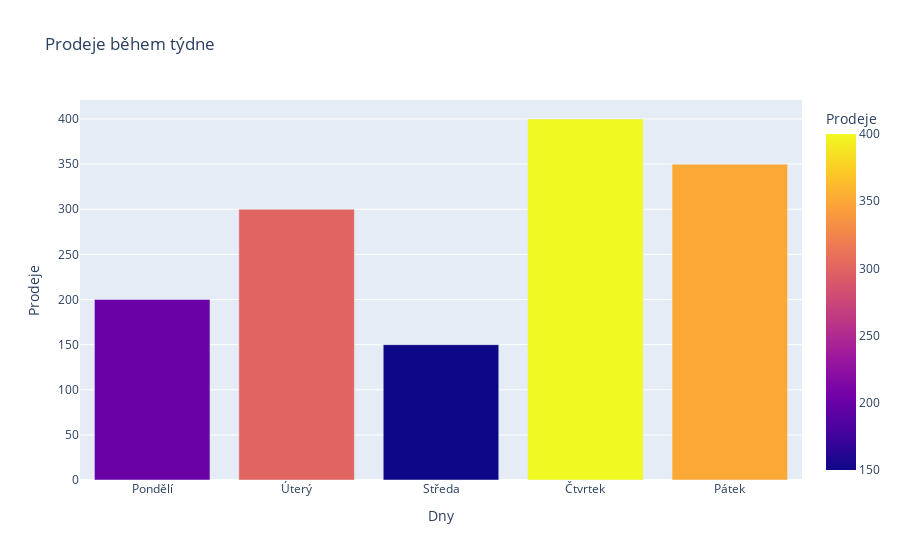

Write notebook code for a chart like this one.
### Code cell
import plotly.express as px
import pandas as pd

# Vytvoření ukázkového datasetu
data = pd.DataFrame({
    "Dny": ["Pondělí", "Úterý", "Středa", "Čtvrtek", "Pátek"],
    "Prodeje": [200, 300, 150, 400, 350]
})

# Vytvoření interaktivního sloupcového grafu
fig = px.bar(data, x="Dny", y="Prodeje", title="Prodeje během týdne", color="Prodeje")

# Zobrazení grafu
fig.show()

### Figure 1 — Plotly figure (JSON) as saved in the notebook; plotly's stock layout.template omitted (floating-point values rounded to 4 significant figures)
{"data": [{"hovertemplate": "Dny=%{x}<br>Prodeje=%{marker.color}<extra></extra>", "legendgroup": "", "marker": {"color": [200, 300, 150, 400, 350], "coloraxis": "coloraxis", "pattern": {"shape": ""}}, "name": "", "orientation": "v", "showlegend": false, "textposition": "auto", "type": "bar", "x": ["Pondělí", "Úterý", "Středa", "Čtvrtek", "Pátek"], "xaxis": "x", "y": [200, 300, 150, 400, 350], "yaxis": "y"}], "layout": {"barmode": "relative", "coloraxis": {"colorbar": {"title": {"text": "Prodeje"}}, "colorscale": [[0, "#0d0887"], [0.1111, "#46039f"], [0.2222, "#7201a8"], [0.3333, "#9c179e"], [0.4444, "#bd3786"], [0.5556, "#d8576b"], [0.6667, "#ed7953"], [0.7778, "#fb9f3a"], [0.8889, "#fdca26"], [1, "#f0f921"]]}, "legend": {"tracegroupgap": 0}, "title": {"text": "Prodeje během týdne"}, "xaxis": {"anchor": "y", "domain": [0, 1], "title": {"text": "Dny"}}, "yaxis": {"anchor": "x", "domain": [0, 1], "title": {"text": "Prodeje"}}}}
